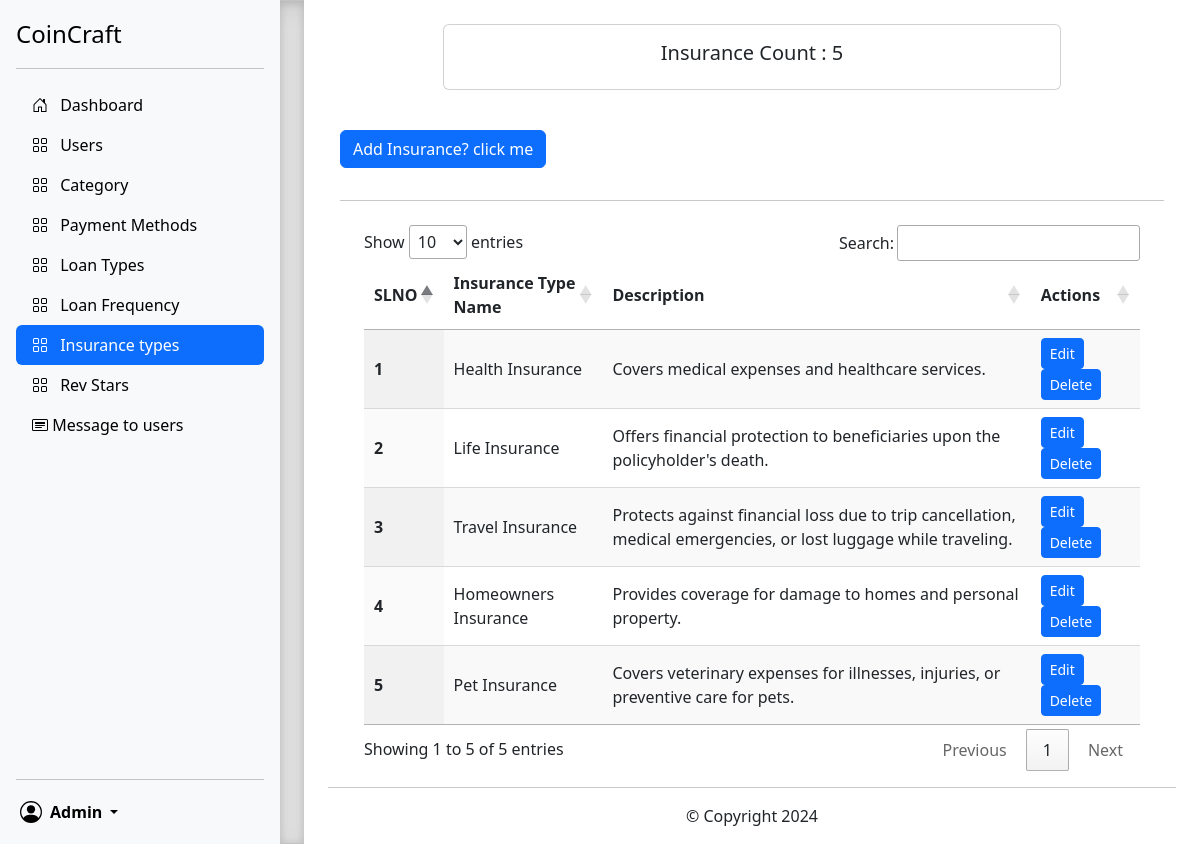
Screenshot of /adminContent/insurance.php (signed in) with the database file from the repository.
### tables this page shows
CREATE TABLE `_insurance` (
  `id` int(11) NOT NULL,
  `name` varchar(50) NOT NULL,
  `description` varchar(255) NOT NULL
);

### adminContent/mainContent/insurance.php (the view, shortened to what this page needs)
<div class="container" style="min-height:610px;">
    <div class="container p-4 my-0  ">
        <div class="card text-center w-75 mx-auto">
            <div class="card-body">
                <h5 class="card-title">Insurance Count :
                    <?php
                $sql = 'SELECT COUNT(*) AS total_insurance FROM _insurance';
                $result = mysqli_query($conn, $sql);
                while($row = mysqli_fetch_assoc($result)){
                   echo $row['total_insurance'];
                }
                ?>
                </h5>
            </div>
        </div>
    </div>
    <div class="container">
        <div class="container my-3">
            <p class="d-inline-flex gap-1">
                <button class="btn btn-primary" type="button" data-bs-toggle="collapse" data-bs-target="#add"
                    aria-expanded="false" aria-controls="collapseExample">
                    Add Insurance? click me
                </button>
            </p>
        </div>
    </div>
    <div class="container">
        <div class="container">
            <hr class="w-100">
        </div>
    </div>
    <div class="container my-3 px-5 mt-4">
        <table id="example" class="display" style="width:100%">
            <thead>
                <tr>
                    <th>SLNO</th>
                    <th>Insurance Type Name</th>
                    <th>Description</th>
                    <th>Actions</th>
                </tr>
            </thead>
            <tbody>
                <?php
                    $sql = "SELECT * FROM `_insurance`";
                    $result = mysqli_query($conn, $sql);
                    $sno = 0;
                    while($row = mysqli_fetch_assoc($result)){
                        $sno = $sno + 1;
                        echo "<tr>
                        <th scope='row'>". $sno . "</th>
                        <td>". $row['name'] . "</td>
                        <td>". $row['description'] . "</td>
                        <td><button type='button' class='btn btn-primary btn-sm edit' data-bs-toggle='modal' data-bs-target='#edit' id=".$row['id'].">Edit</button> <button class='delete btn btn-sm btn-primary' id=d".$row['id'].">Delete</button>  </td>
                        </tr>";
                    }
                    ?>
            </tbody>
        </table>
    </div>
</div>
<div class="container px-4">
    <hr>
    <p class="text-center">&copy; Copyright 2024</p>
</div>

### adminContent/sidebars.css (style rules this page uses)
body { min-height: 100vh; min-height: -webkit-fill-available; }
html { height: -webkit-fill-available; }

### rows the page displays
_insurance: name "Health Insurance", description "Covers medical expenses and healthcare services."
_insurance: name "Life Insurance", description "Offers financial protection to beneficiaries upon the policyholder's death."
_insurance: name "Travel Insurance", description "Protects against financial loss due to trip cancellation, medical emergencies, or lost luggage while traveling."
_insurance: name "Homeowners Insurance", description "Provides coverage for damage to homes and personal property."
_insurance: name "Pet Insurance", description "Covers veterinary expenses for illnesses, injuries, or preventive care for pets."

### other values shown
$_SESSION['adminname'] "Admin"
$row['total_insurance'] "5"
